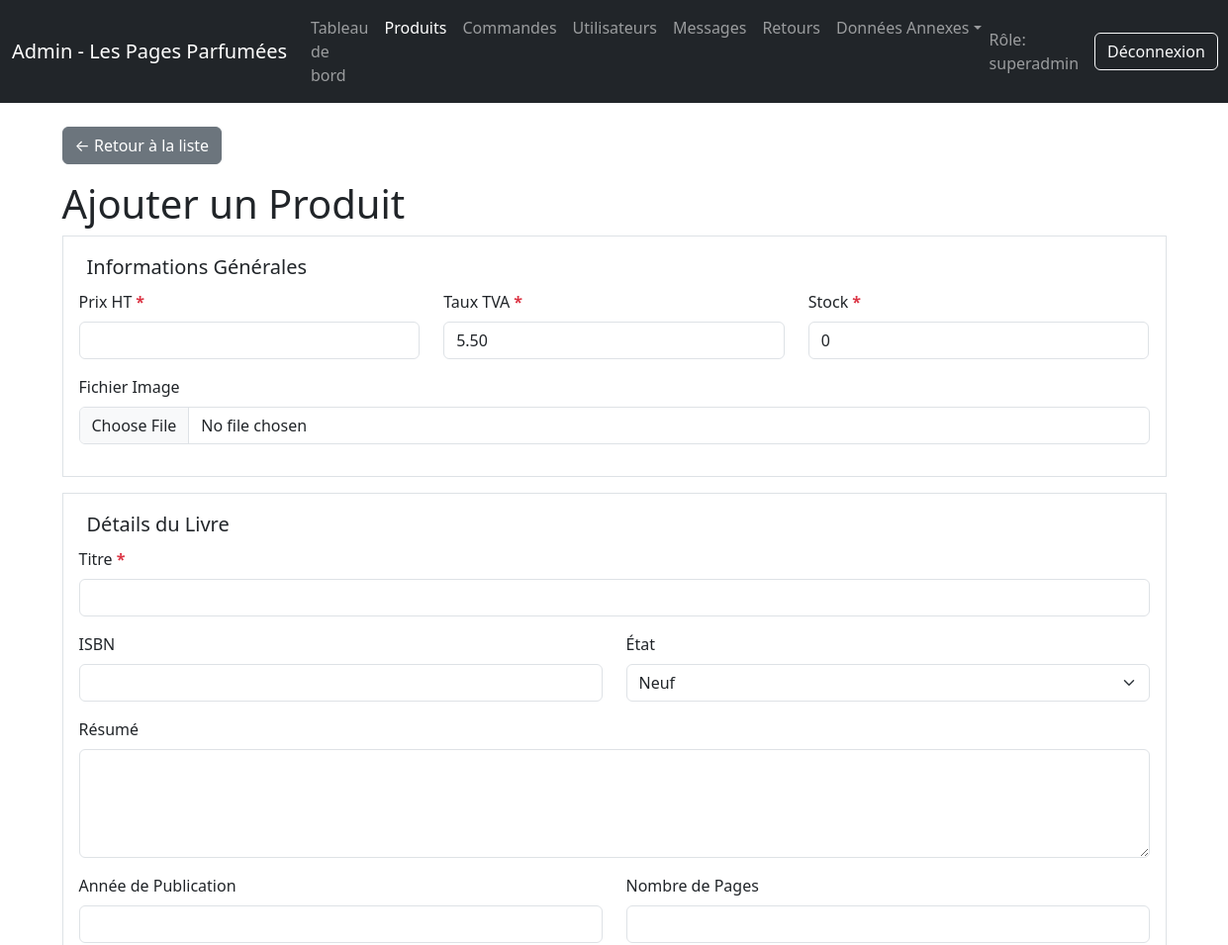
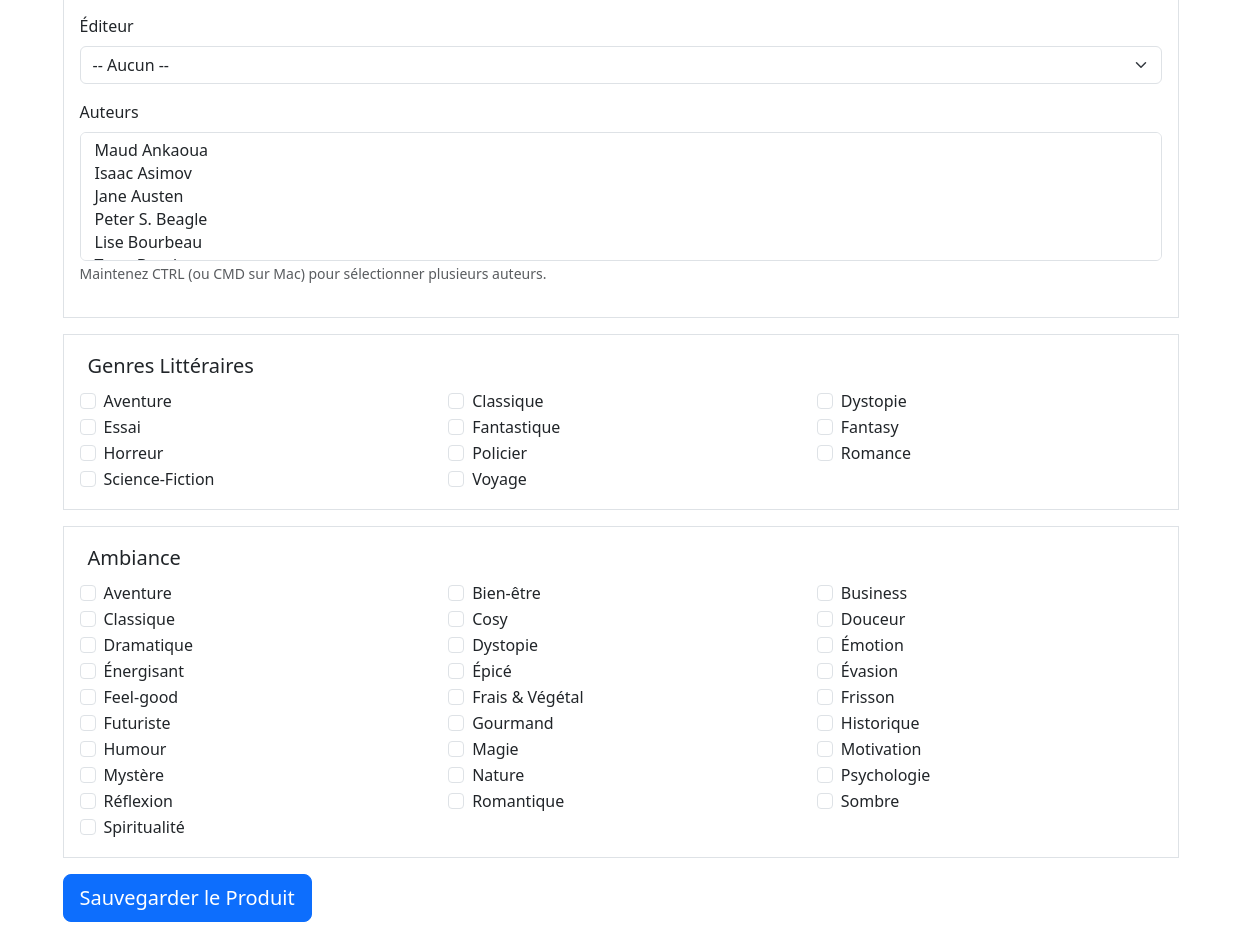
Screenshot of /admin.php?p=produit_form&type=livre (signed in) with the database file from the repository (2 pictures, top to bottom).
### tables this page shows
CREATE TABLE IF NOT EXISTS `genre` (
  `id_genre` int UNSIGNED NOT NULL AUTO_INCREMENT,
  `nom` varchar(120) NOT NULL,
  PRIMARY KEY (`id_genre`)
);

CREATE TABLE IF NOT EXISTS `tag` (
  `id_tag` int UNSIGNED NOT NULL AUTO_INCREMENT,
  `nom_tag` varchar(100) NOT NULL,
  PRIMARY KEY (`id_tag`),
  UNIQUE KEY `nom_tag` (`nom_tag`)
);

### fonction/fonctions.php (called while the page is built, shortened)
<?php
function getPDO()
{
    static $pdo = null;
    if ($pdo === null) {
        try {
            $dsn = 'mysql:host=' . DB_HOST . ';dbname=' . DB_NAME . ';charset=utf8mb4';
            $pdo = new PDO($dsn, DB_USER, DB_PASSWORD, array(
                PDO::ATTR_ERRMODE => PDO::ERRMODE_EXCEPTION,
                PDO::ATTR_DEFAULT_FETCH_MODE => PDO::FETCH_ASSOC,
            ));
        } catch (PDOException $e) {
            die('Erreur : ' . $e->getMessage());
        }
    }
    return $pdo;
}
function getAllTags(): array
{
    return getPDO()->query('SELECT id_tag, nom_tag FROM tag ORDER BY nom_tag ASC')->fetchAll();
}
function getAllAuteurs(): array
{
    $sql = 'SELECT id_auteur, CONCAT(prenom, " ", nom) AS nom_complet
            FROM   auteur ORDER BY nom, prenom';
    return getPDO()->query($sql)->fetchAll();
}
function getAllGenres(): array
{
    return getPDO()->query('SELECT id_genre, nom FROM genre ORDER BY nom')->fetchAll();
}
?>

### partials/admin_includes/forms/_form_livre.php (the view, shortened to what this page needs)
<?php
$etats_possibles = array('Neuf', 'Très bon état', 'Bon état', 'État correct');
?>
<fieldset class="border p-3 mb-3">
    <legend class="w-auto px-2 fs-5">Détails du Livre</legend>
    <div class="mb-3">
        <label class="form-label">Titre<span class="required-star">*</span></label>
        <input type="text" class="form-control" name="titre" value="<?php echo htmlspecialchars(isset($produit['nom_produit']) ? $produit['nom_produit'] : ''); ?>" required>
    </div>
    <div class="row">
        <div class="col-md-6 mb-3">
            <label class="form-label">ISBN</label>
            <input type="text" class="form-control" name="isbn" value="<?php echo htmlspecialchars(isset($produit['isbn']) ? $produit['isbn'] : ''); ?>">
        </div>
        <div class="col-md-6 mb-3">
            <label class="form-label">État</label>
            <select name="etat" class="form-select">
                <?php
                foreach ($etats_possibles as $e) {
                    $selected = (isset($produit['etat']) && $produit['etat'] == $e) ? 'selected' : '';
                    echo '<option value="' . $e . '" ' . $selected . '>' . $e . '</option>';
                }
                ?>
            </select>
        </div>
    </div>
    <div class="mb-3">
        <label class="form-label">Résumé</label>
        <textarea class="form-control" name="resume" rows="4"><?php echo htmlspecialchars(isset($produit['resume']) ? $produit['resume'] : ''); ?></textarea>
    </div>
    <div class="row">
        <div class="col-md-6 mb-3">
            <label class="form-label">Année de Publication</label>
            <input type="number" class="form-control" name="annee_publication" value="<?php echo htmlspecialchars(isset($produit['annee_publication']) ? $produit['annee_publication'] : ''); ?>">
        </div>
        <div class="col-md-6 mb-3">
            <label class="form-label">Nombre de Pages</label>
            <input type="number" class="form-control" name="nb_pages" value="<?php echo htmlspecialchars(isset($produit['nb_pages']) ? $produit['nb_pages'] : ''); ?>">
        </div>
    </div>
    <div class="mb-3">
        <label class="form-label">Éditeur</label>
        <select name="id_editeur" class="form-select">
            <option value="">-- Aucun --</option>
        </select>
    </div>
    <div class="mb-3">
        <label class="form-label">Auteurs</label>
        <select name="auteurs[]" class="form-select" multiple size="5">
            <?php foreach ($auteurs as $auteur) { ?>
                <option value="<?php echo $auteur['id_auteur']; ?>" <?php echo (isset($produit['auteurs_ids']) && in_array($auteur['id_auteur'], $produit['auteurs_ids'])) ? 'selected' : ''; ?>>
                </option>
            <?php } ?>
        </select>
        <small class="form-text text-muted">Maintenez CTRL (ou CMD sur Mac) pour sélectionner plusieurs auteurs.</small>
    </div>
</fieldset>
<fieldset class="border p-3 mb-3">
    <legend class="w-auto px-2 fs-5">Genres Littéraires</legend>
    <div class="row">
        <?php
        foreach ($genres as $genre) {
            $est_coche = (isset($produit['genres_ids']) && in_array($genre['id_genre'], $produit['genres_ids']));
        ?>
            <div class="col-md-4 col-sm-6">
                <div class="form-check">
                    <input class="form-check-input"
                           type="checkbox"
                           name="genres[]"
                           value="<?php echo $genre['id_genre']; ?>"
                           id="genre-<?php echo $genre['id_genre']; ?>"
                           <?php if ($est_coche) { echo 'checked'; } ?>>
                    <label class="form-check-label" for="genre-<?php echo $genre['id_genre']; ?>">
                        <?php echo htmlspecialchars($genre['nom']); ?>
                    </label>
                </div>
            </div>
        <?php
        }
        ?>
    </div>
</fieldset>
<fieldset class="border p-3 mb-3">
    <legend class="w-auto px-2 fs-5">Ambiance </legend>
    <div class="row">
        <?php
        foreach ($tags as $tag) {
            $est_coche = (isset($produit['tags']) && in_array($tag['id_tag'], $produit['tags']));
        ?>
            <div class="col-md-4 col-sm-6">
                <div class="form-check">
                    <input class="form-check-input"
                           type="checkbox"
                           name="tags[]"
                           value="<?php echo $tag['id_tag']; ?>"
                           id="tag-<?php echo $tag['id_tag']; ?>"
                           <?php if ($est_coche) { echo 'checked'; } ?>>
                    <label class="form-check-label" for="tag-<?php echo $tag['id_tag']; ?>">
                        <?php echo htmlspecialchars($tag['nom_tag']); ?>
                    </label>
                </div>
            </div>
        <?php
        }
        ?>
    </div>
</fieldset>

### admin.php (style rules this page uses)
.required-star { color: #dc3545; font-weight: bold; margin-left: .25rem; }

### rows the page displays
genre: nom "Aventure"
genre: nom "Classique"
genre: nom "Dystopie"
genre: nom "Essai"
genre: nom "Fantastique"
genre: nom "Fantasy"
genre: nom "Horreur"
genre: nom "Policier"
genre: nom "Romance"
genre: nom "Science-Fiction"
genre: nom "Voyage"
tag: nom_tag "Aventure"
tag: nom_tag "Bien-être"
tag: nom_tag "Business"
tag: nom_tag "Classique"
tag: nom_tag "Cosy"
tag: nom_tag "Douceur"
tag: nom_tag "Dramatique"
tag: nom_tag "Dystopie"
tag: nom_tag "Émotion"
tag: nom_tag "Énergisant"
tag: nom_tag "Épicé"
tag: nom_tag "Évasion"
tag: nom_tag "Feel-good"
tag: nom_tag "Frais & Végétal"
tag: nom_tag "Frisson"
tag: nom_tag "Futuriste"
tag: nom_tag "Gourmand"
tag: nom_tag "Historique"
tag: nom_tag "Humour"
tag: nom_tag "Magie"
tag: nom_tag "Motivation"
tag: nom_tag "Mystère"
tag: nom_tag "Nature"
tag: nom_tag "Psychologie"
tag: nom_tag "Réflexion"
tag: nom_tag "Romantique"
tag: nom_tag "Sombre"
tag: nom_tag "Spiritualité"

### other values shown
$_SESSION['admin']['role'] "superadmin"
$pageTitle "Ajouter un Produit"
form field etat "Neuf"
